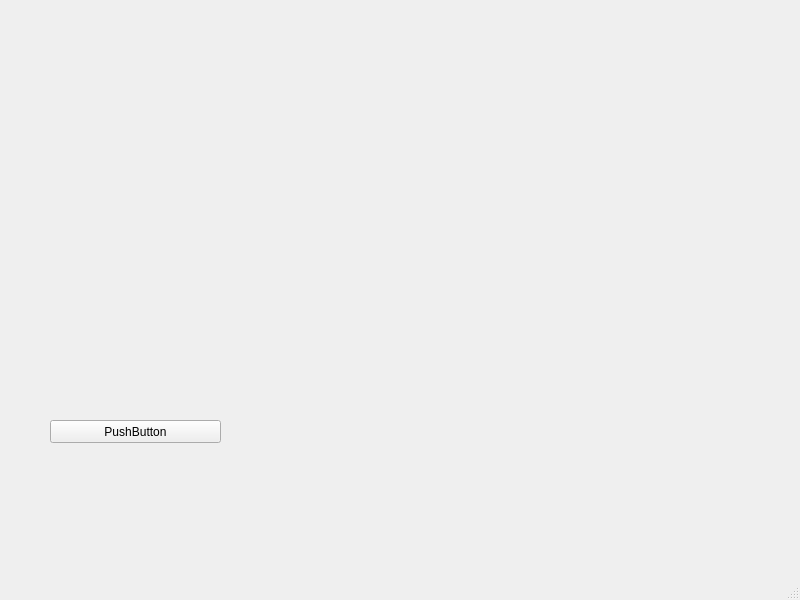
<?xml version="1.0" encoding="UTF-8"?>
<ui version="4.0">
 <class>MainWindow</class>
 <widget class="QMainWindow" name="MainWindow">
  <property name="geometry">
   <rect>
    <x>0</x>
    <y>0</y>
    <width>800</width>
    <height>600</height>
   </rect>
  </property>
  <property name="windowTitle">
   <string>MainWindow</string>
  </property>
  <widget class="QWidget" name="centralwidget">
   <widget class="QPushButton" name="pushButton">
    <property name="geometry">
     <rect>
      <x>50</x>
      <y>420</y>
      <width>171</width>
      <height>23</height>
     </rect>
    </property>
    <property name="text">
     <string>PushButton</string>
    </property>
   </widget>
  </widget>
  <widget class="QMenuBar" name="menubar">
   <property name="geometry">
    <rect>
     <x>0</x>
     <y>0</y>
     <width>800</width>
     <height>21</height>
    </rect>
   </property>
  </widget>
  <widget class="QStatusBar" name="statusbar"/>
 </widget>
 <resources/>
 <connections/>
</ui>
